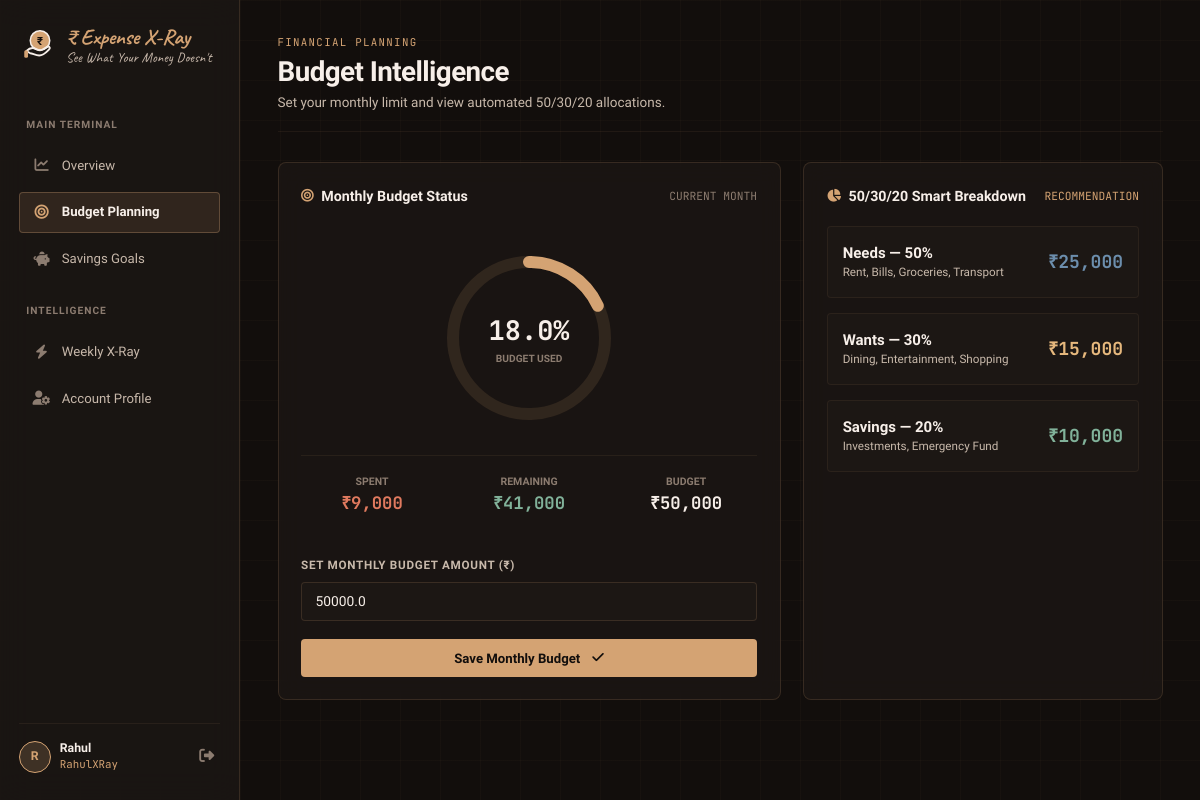
The page /set_budget (signed in) on the database its author committed.
### models.py (models this page shows)
class User(db.Model):
    __tablename__ = 'user'
    id = db.Column(db.Integer, primary_key=True)
    name = db.Column(db.String(100), nullable=True)           # Display name (e.g. "Rahul")
    expense_xray_id = db.Column(db.String(100), nullable=False, unique=True)  # e.g. "RahulXRay"
    password_hash = db.Column(db.String(256), nullable=False)
    created_at = db.Column(db.DateTime, default=datetime.utcnow)
    monthly_income = db.Column(db.Float, default=0.0)
    expenses = db.relationship('Expense', backref='owner', lazy=True)
    goals = db.relationship('Goal', backref='owner', lazy=True)

### app.py (the view, shortened to what this page needs)
@app.route('/set-budget', methods=['GET', 'POST'])
@app.route('/set_budget', methods=['GET', 'POST'])
@login_required
def set_budget():
    user = get_current_user()
    income = user.monthly_income or 0
    prediction = get_budget_prediction(income) if income > 0 else None
    now = datetime.utcnow()
    month_start = now.replace(day=1, hour=0, minute=0, second=0, microsecond=0)
    this_month_expenses = Expense.query.filter(
        Expense.user_id == user.id,
        Expense.date >= month_start
    ).all()
    spent_this_month = sum(e.amount for e in this_month_expenses)
    remaining = max(0, income - spent_this_month)
    spent_pct = min(100, (spent_this_month / income * 100) if income > 0 else 0)
    return render_template(
        'set_budget.html',
        income=income,
        prediction=prediction,
        spent_this_month=spent_this_month,
        remaining=remaining,
        spent_pct=spent_pct,
        user=user
    )

### app.py (called while the page is built)
def login_required(f):
    @functools.wraps(f)
    def decorated(*args, **kwargs):
        if 'user_id' not in session:
            flash('Please log in to access this page.', 'info')
            return redirect(url_for('login'))
        return f(*args, **kwargs)
    return decorated

def get_current_user():
    if 'user_id' not in session:
        return None
    return User.query.get(session['user_id'])

### logic.py (called while the page is built)
def get_budget_prediction(total_income):
    return {
        'Needs': total_income * 0.50,
        'Wants': total_income * 0.30,
        'Savings': total_income * 0.20
    }

### templates/set_budget.html (shortened to what this page needs)
{% extends "base.html" %}
{% block content %}
<div class="page-top">
  <div>
    <div class="page-eyebrow">Financial Planning</div>
    <h1 class="page-title">Budget Intelligence</h1>
    <p class="page-subtitle">Set your monthly limit and view automated 50/30/20 allocations.</p>
  </div>
</div>
<div class="two-col">
  <div class="card">
    <div class="card-header">
      <span class="card-title"><i class="card-title-icon fas fa-bullseye"></i> Monthly Budget Status</span>
      <span style="font-family:var(--font-mono);font-size:0.75rem;color:var(--text-muted)">CURRENT MONTH</span>
    </div>
    {% if income > 0 %}
    <div style="display:flex;flex-direction:column;align-items:center;padding:1.5rem 0">
      <div style="position:relative;width:180px;height:180px">
        <svg width="180" height="180" viewBox="0 0 180 180" style="transform:rotate(-90deg)">
          <circle cx="90" cy="90" r="76" stroke="rgba(212, 163, 115, 0.12)" stroke-width="12" fill="none"/>
          {% set dash_offset = 477 - (477 * (spent_pct / 100)) %}
          <circle cx="90" cy="90" r="76" stroke="var(--accent-bronze)" stroke-width="12" fill="none"
                  stroke-dasharray="477" stroke-dashoffset="{{ dash_offset }}" stroke-linecap="round"
                  style="transition:stroke-dashoffset 1s ease-in-out"/>
        </svg>
        <div style="position:absolute;inset:0;display:flex;flex-direction:column;align-items:center;justify-content:center">
          <div style="font-family:var(--font-mono);font-size:1.8rem;font-weight:700;color:var(--text-primary)">{{ "{:.1f}".format(spent_pct) }}%</div>
          <div style="font-size:0.68rem;color:var(--text-muted);font-weight:700;text-transform:uppercase">BUDGET USED</div>
        </div>
      </div>
      <div style="display:grid;grid-template-columns:1fr 1fr 1fr;gap:1rem;width:100%;margin-top:1.75rem;text-align:center;padding-top:1.25rem;border-top:1px solid var(--border-subtle)">
        <div>
          <div style="font-size:0.7rem;color:var(--text-muted);font-weight:700">SPENT</div>
          <div style="font-family:var(--font-mono);font-size:1.15rem;font-weight:700;color:var(--accent-terracotta)">₹{{ "{:,.0f}".format(spent_this_month or 0) }}</div>
        </div>
        <div>
          <div style="font-size:0.7rem;color:var(--text-muted);font-weight:700">REMAINING</div>
          <div style="font-family:var(--font-mono);font-size:1.15rem;font-weight:700;color:var(--accent-sage)">₹{{ "{:,.0f}".format(remaining or 0) }}</div>
        </div>
        <div>
          <div style="font-size:0.7rem;color:var(--text-muted);font-weight:700">BUDGET</div>
          <div style="font-family:var(--font-mono);font-size:1.15rem;font-weight:700;color:var(--text-primary)">₹{{ "{:,.0f}".format(income or 0) }}</div>
        </div>
      </div>
    </div>
    {% endif %}
    <form action="{{ url_for('set_budget') }}" method="POST" style="margin-top:1.25rem">
      <div class="form-group">
        <label class="form-label" for="income_amount">Set Monthly Budget Amount (₹)</label>
        <input type="number" step="100" name="income_amount" id="income_amount" class="input-field"
               placeholder="e.g. 50000" value="{{ income if income > 0 else '' }}" required>
      </div>
      <button type="submit" class="btn-primary" style="width:100%">
        Save Monthly Budget <i class="fas fa-check" style="margin-left:0.3rem"></i>
      </button>
    </form>
  </div>
  <div class="card">
    <div class="card-header">
      <span class="card-title"><i class="card-title-icon fas fa-chart-pie"></i> 50/30/20 Smart Breakdown</span>
      <span style="font-family:var(--font-mono);font-size:0.75rem;color:var(--accent-bronze)">RECOMMENDATION</span>
    </div>
    {% if prediction %}
    <div style="display:flex;flex-direction:column;gap:1rem">
      <div style="background:var(--bg-surface);padding:1rem;border-radius:var(--radius-sm);border:1px solid var(--border-subtle);display:flex;justify-content:space-between;align-items:center">
        <div>
          <div style="font-weight:700;color:var(--text-primary)">Needs — 50%</div>
          <div style="font-size:0.78rem;color:var(--text-secondary)">Rent, Bills, Groceries, Transport</div>
        </div>
        <div style="font-family:var(--font-mono);font-size:1.2rem;font-weight:700;color:var(--accent-blue)">
          ₹{{ "{:,.0f}".format(prediction.Needs) }}
        </div>
      </div>
      <div style="background:var(--bg-surface);padding:1rem;border-radius:var(--radius-sm);border:1px solid var(--border-subtle);display:flex;justify-content:space-between;align-items:center">
        <div>
          <div style="font-weight:700;color:var(--text-primary)">Wants — 30%</div>
          <div style="font-size:0.78rem;color:var(--text-secondary)">Dining, Entertainment, Shopping</div>
        </div>
        <div style="font-family:var(--font-mono);font-size:1.2rem;font-weight:700;color:var(--accent-gold)">
          ₹{{ "{:,.0f}".format(prediction.Wants) }}
        </div>
      </div>
      <div style="background:var(--bg-surface);padding:1rem;border-radius:var(--radius-sm);border:1px solid var(--border-subtle);display:flex;justify-content:space-between;align-items:center">
        <div>
          <div style="font-weight:700;color:var(--text-primary)">Savings — 20%</div>
          <div style="font-size:0.78rem;color:var(--text-secondary)">Investments, Emergency Fund</div>
        </div>
        <div style="font-family:var(--font-mono);font-size:1.2rem;font-weight:700;color:var(--accent-sage)">
          ₹{{ "{:,.0f}".format(prediction.Savings) }}
        </div>
      </div>
    </div>
    {% else %}
    <div style="text-align:center;padding:3rem 1rem;color:var(--text-muted)">
      <i class="fas fa-wallet" style="font-size:2.5rem;margin-bottom:1rem;color:var(--accent-bronze)"></i>
      <div>Set your monthly budget on the left to unlock 50/30/20 financial allocations.</div>
    </div>
    {% endif %}
  </div>
</div>
{% endblock %}

### templates/base.html (shortened to what this page needs)
<!DOCTYPE html>
<html lang="en">
<head>
  <link rel="stylesheet" href="https://cdnjs.cloudflare.com/ajax/libs/font-awesome/6.4.0/css/all.min.css">
  <link rel="stylesheet" href="{{ url_for('static', filename='css/style.css') }}">
</head>
<body>
  <div class="grid-bg-overlay"></div>
  <canvas id="three-bg-canvas"></canvas>
  <div class="app-container">
    <aside class="app-sidebar" id="app-sidebar">
      <a href="{{ url_for('dashboard') }}" class="brand-header">
        <svg class="brand-logo-svg" width="36" height="36" viewBox="0 0 48 48" fill="none">
          <text x="28" y="24" font-family="'Plus Jakarta Sans', sans-serif" font-weight="700" font-size="15" fill="#120E0C" text-anchor="middle">₹</text>
        </svg>
        <div class="brand-text-col">
          <span class="brand-title">₹ Expense X-Ray</span>
          <span class="brand-subtitle">See What Your Money Doesn't</span>
        </div>
      </a>
      <nav class="sidebar-nav">
        <div class="nav-section-label">Main Terminal</div>
        <a href="{{ url_for('dashboard') }}" class="nav-item {% if request.endpoint == 'dashboard' %}active{% endif %}">
          <i class="fas fa-chart-line"></i> Overview
        </a>
        <a href="{{ url_for('set_budget') }}" class="nav-item {% if request.endpoint == 'set_budget' %}active{% endif %}">
          <i class="fas fa-bullseye"></i> Budget Planning
        </a>
        <a href="{{ url_for('savings_goals') }}" class="nav-item {% if request.endpoint == 'savings_goals' %}active{% endif %}">
          <i class="fas fa-piggy-bank"></i> Savings Goals
        </a>
        <div class="nav-section-label">Intelligence</div>
        <a href="{{ url_for('reports') }}" class="nav-item {% if request.endpoint == 'reports' %}active{% endif %}">
          <i class="fas fa-bolt"></i> Weekly X-Ray
        </a>
        <a href="{{ url_for('profile') }}" class="nav-item {% if request.endpoint == 'profile' %}active{% endif %}">
          <i class="fas fa-user-gear"></i> Account Profile
        </a>
      </nav>
      {% if user %}
      <div class="sidebar-user">
        <a href="{{ url_for('profile') }}" class="user-chip">
          <div class="user-avatar">{{ user.name[0]|upper if user.name else 'U' }}</div>
          <div class="user-info">
            <span class="user-name">{{ user.name or 'User' }}</span>
            <span class="user-id">{{ user.expense_xray_id }}</span>
          </div>
        </a>
        <a href="{{ url_for('logout') }}" class="btn-logout" title="Sign Out">
          <i class="fas fa-sign-out-alt"></i>
        </a>
      </div>
      {% endif %}
    </aside>
    <main class="app-main">
      {% block content %}{% endblock %}
    </main>
  </div>
</body>
</html>

### rows shown on the page
User: name "R", name "Rahul", expense_xray_id "RahulXRay", monthly_income "50,000", income_amount "50000.0"

### other values the page prints
{{ "{:.1f}".format(spent_pct) }} "18.0"
{{ "{:,.0f}".format(spent_this_month or 0) }} "9,000"
{{ "{:,.0f}".format(remaining or 0) }} "41,000"
{{ "{:,.0f}".format(prediction.Needs) }} "25,000"
{{ "{:,.0f}".format(prediction.Wants) }} "15,000"
{{ "{:,.0f}".format(prediction.Savings) }} "10,000"
